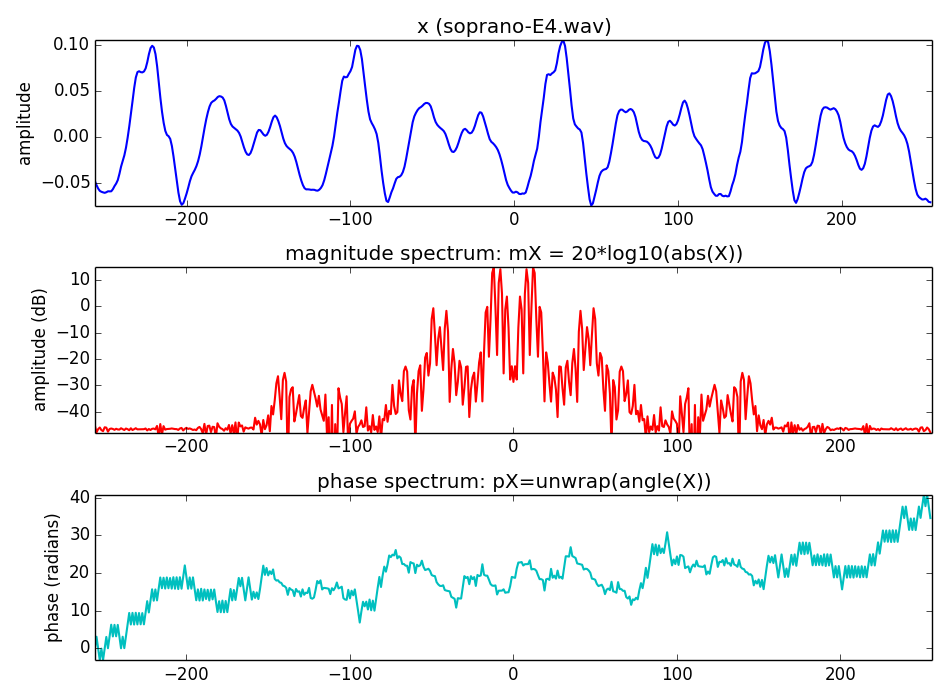

Generate this figure with Python:
import matplotlib.pyplot as plt
import numpy as np
import sys
from scipy.fftpack import fft, ifft, fftshift
import math

sys.path.append('../../../software/models/')

import utilityFunctions as UF
import dftModel as DF
(fs, x) = UF.wavread('../../../sounds/soprano-E4.wav')
w = np.hamming(511)
N = 512
pin = 5000
hM1 = int(math.floor((w.size+1)/2)) 
hM2 = int(math.floor(w.size/2)) 
fftbuffer = np.zeros(N)  
x1 = x[pin-hM1:pin+hM2]
xw = x1*w
fftbuffer[:hM1] = xw[hM2:]
fftbuffer[N-hM2:] = xw[:hM2]        
X = fftshift(fft(fftbuffer))
mX = 20 * np.log10(abs(X))       
pX = np.unwrap(np.angle(X))

plt.figure(1, figsize=(9.5, 7))
plt.subplot(311)
plt.plot(np.arange(-hM1, hM2), x1, lw=1.5)
plt.axis([-hM1, hM2, min(x1), max(x1)])
plt.ylabel('amplitude')
plt.title('x (soprano-E4.wav)')

plt.subplot(3,1,2)
plt.plot(np.arange(-N/2,N/2), mX, 'r', lw=1.5)
plt.axis([-N/2,N/2,-48,max(mX)])
plt.title ('magnitude spectrum: mX = 20*log10(abs(X))')
plt.ylabel('amplitude (dB)')

plt.subplot(3,1,3)
plt.plot(np.arange(-N/2,N/2), pX, 'c', lw=1.5)
plt.axis([-N/2,N/2,min(pX),max(pX)])
plt.title ('phase spectrum: pX=unwrap(angle(X))')
plt.ylabel('phase (radians)')

plt.tight_layout()
plt.savefig('even.png')
plt.show()
